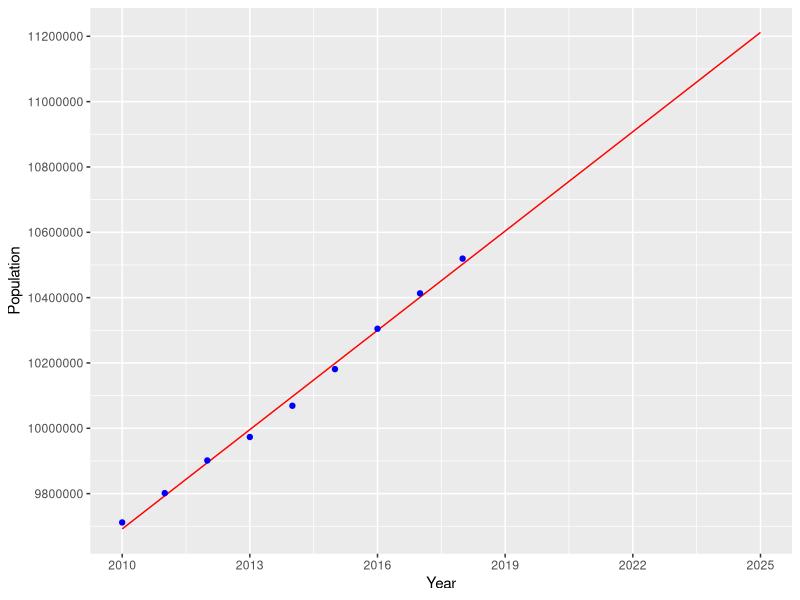
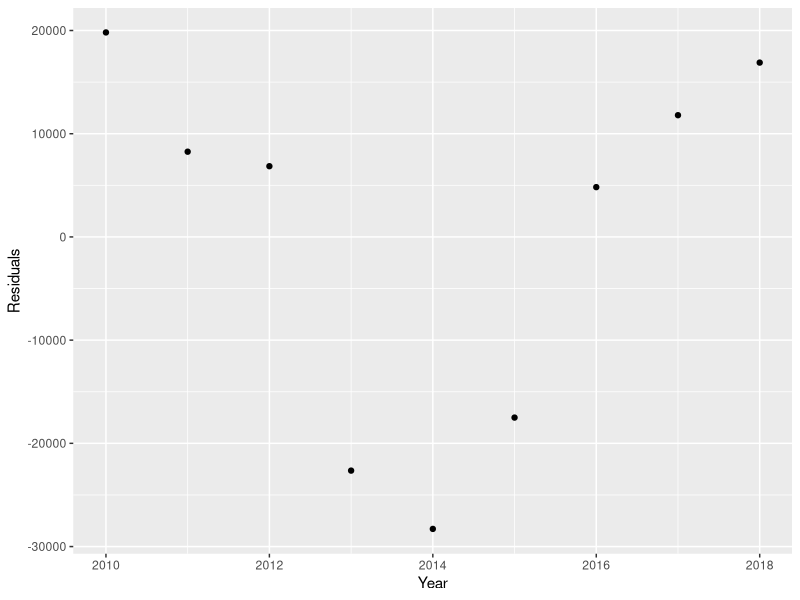

Source code (R) for these figures, in order:
library(tidyverse)
library(modelr)

df <- read_csv("nst-est2018-alldata.csv", col_names=TRUE,
               col_types=cols_only(
                  NAME = "c",
                  POPESTIMATE2010 = "i",
                  POPESTIMATE2011 = "i",
                  POPESTIMATE2012 = "i",
                  POPESTIMATE2013 = "i",
                  POPESTIMATE2014 = "i",
                  POPESTIMATE2015 = "i",
                  POPESTIMATE2016 = "i",
                  POPESTIMATE2017 = "i",
                  POPESTIMATE2018 = "i")
               )

df <- df %>% 
  filter(NAME=="Georgia") %>%
  gather(key="Year", value="Population",
         POPESTIMATE2010, POPESTIMATE2011, POPESTIMATE2012,
         POPESTIMATE2013, POPESTIMATE2014, POPESTIMATE2015,
         POPESTIMATE2016, POPESTIMATE2017, POPESTIMATE2018) %>%
  select(Year, Population) %>%
  separate(Year, c(NA, "Year"), sep="POPESTIMATE",
         remove=TRUE, convert=TRUE)

view(df)

lmodel <- lm(Population ~ Year, df)

lmodel_grid <- data_grid(df, Year=seq_range(2010:2025, 16)) %>%
  add_predictions(lmodel, var="Population")

df <- add_residuals(df, lmodel, var="Residuals")

xticks <- seq_range(2010:2027, by=3)
yticks <- seq_range(0:11200000, by=200000)

model_plot <- ggplot(lmodel_grid, aes(x=Year, y=Population)) +
  geom_line(color="red") +
  geom_point(data=df, color="blue") +
  scale_x_continuous(breaks=xticks) +
  scale_y_continuous(breaks=yticks)

residual_plot <- ggplot(df, aes(x=Year, y=Residuals)) +
  geom_point()

model_plot
residual_plot
summary(lmodel)
predict(lmodel, data.frame(Year=2024))